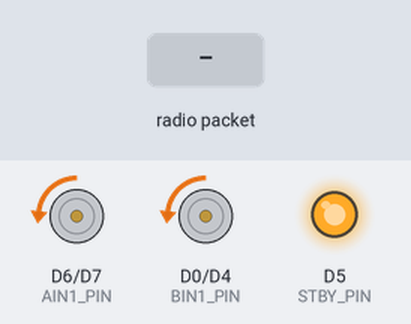
A program run on a simulated ESP8266 (Wemos D1 mini). On the bench: motor-driver pin pairs drawn as motors (green arrow = first pin HIGH = forward, orange = second pin HIGH = backward, longer = more drive, scaled by the enable pin, stopped while the standby pin is LOW), output pins drawn as LEDs (lit = HIGH). Inputs (shaded band) come from the test bench. At 8.3 s the program restarts the board; the recording ends there.

Above: at 1.2 s.
1.3 s: radio packet "1" arrives
At 4.07 s:
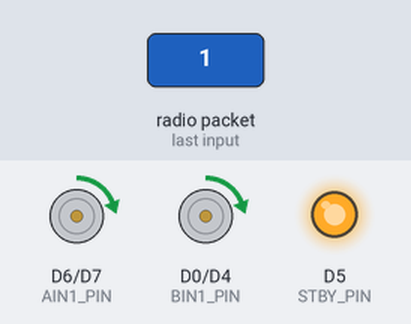
4.3 s: radio packet "0" arrives
Timing chart, 0 to 8.3 s (numbered marks = the images above; inputs shaded):
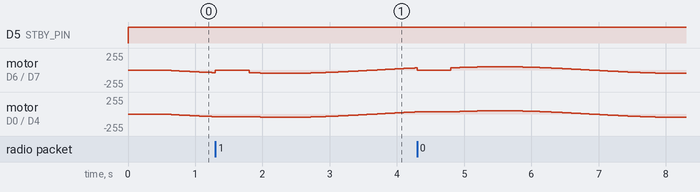

Measured:
- by itself, motor on D0 (BIN1_PIN) / D4 (BIN2_PIN): rises from forward 32/255 to forward 49/255 in 0.55 s, then falls to backward 49/255 in 2.7 s

The program:

main.cpp
```cpp
#include <control.hpp>
#include <imu.hpp>
#include <motor.hpp>
#include <waves.hpp>
#include <wifi.hpp>

void setup() {
	#if WEMOS_DEBUG
  		Serial.begin(115200);
		while(!Serial);
		delay(1000);
		Serial.println("START");
	#endif

	#if WEMOS_DEBUG
		IMU::setup_debug();
		Wifi::setup_debug(ROBOT_NUMBER);
	#else
		// IMU::setup();
		Wifi::setup(ROBOT_NUMBER);
	#endif

	Motor::setup();


}

void loop() {
	#if WEMOS_DEBUG
		static int16_t vl;
		static int16_t vr;
		Serial.println("LOOP!");

		//=========IMU===============
		Serial.println("###################");
		Serial.println("IMU:");
		Serial.print("theta: ");Serial.println(IMU::get_w());
		Serial.println("###################");
		//=========End IMU===========

		//=========Wifi===============
		Serial.println("###################");
		Serial.println("Wi-Fi:");
        Wifi::receiveData(&vl, &vr);
		Serial.print("vl: ");Serial.print(vl);Serial.print("\tvr: ");Serial.println(vr);
		Serial.println("###################");
		//=========End Wifi===========

		//=========Motor===============
		Motor::move(0, 100);
		Motor::move(1, 100);
		//=========End Motor===========
		delay(500);
	#else
		static int32_t previous_t;
		static int32_t t;
		t = micros();

		// Loop de controle deve ser executado em intervalos comportados
		if(t-previous_t >= controlLoopInterval){
			previous_t = t;
			Control::actuateNoControl();
		}

	#endif

}
```

config.h
```cpp
#ifndef CONFIG_HPP
#define CONFIG_HPP

/* Main configs*/
#define WEMOS_DEBUG false
#define ROBOT_NUMBER 0

/* Wi-Fi */
const int communicationTimeout = 500000;
const int resetTimeout = 4000000;
const float MAX_POWER = 10.0;

/* Control */
const int controlLoopInterval= 2000;   // actuation interval in ms
const float kp = 0.159521;
const float ki = 0.016864;
const float kd = 0.016686;

/* Robot parameters */
const float r =	0.016;
const float L = 0.075;
const int motor_deadzone = 32;


#endif
```

pins.h
```cpp
#ifndef PINS_HPP
#define PINS_HPP

//TODO: change to typedef file with all macros and structs

//**Motor pins**
#define PWMA_PIN D8
#define AIN1_PIN D6
#define AIN2_PIN D7

#define PWMB_PIN D3
#define BIN1_PIN D0
#define BIN2_PIN D4

#define STBY_PIN D5

//**IMU pins**
#define SCL_PIN D1
#define SDA_PIN D2

#endif
```
